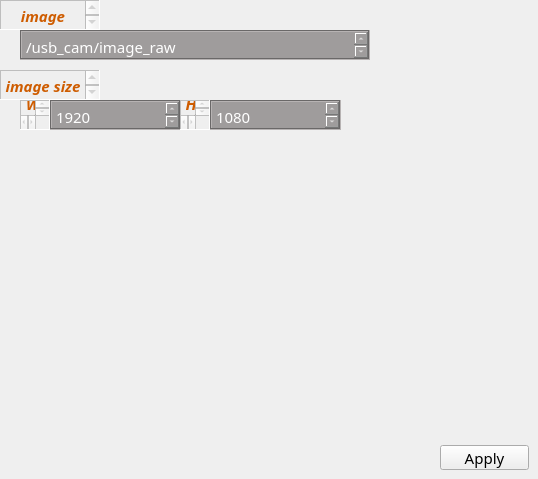
    <widget class="QWidget" name="tabOption">
     <attribute name="title">
      <string>Option</string>
     </attribute>
     <widget class="QTextEdit" name="btyImageTopic">
      <property name="enabled">
       <bool>false</bool>
      </property>
      <property name="geometry">
       <rect>
        <x>0</x>
        <y>0</y>
        <width>100</width>
        <height>30</height>
       </rect>
      </property>
      <property name="font">
       <font>
        <family>Ubuntu Condensed</family>
        <pointsize>11</pointsize>
        <weight>50</weight>
        <italic>false</italic>
        <bold>false</bold>
       </font>
      </property>
      <property name="frameShape">
       <enum>QFrame::Panel</enum>
      </property>
      <property name="html">
       <string>&lt;!DOCTYPE HTML PUBLIC &quot;-//W3C//DTD HTML 4.0//EN&quot; &quot;http://www.w3.org/TR/REC-html40/strict.dtd&quot;&gt;
&lt;html&gt;&lt;head&gt;&lt;meta name=&quot;qrichtext&quot; content=&quot;1&quot; /&gt;&lt;style type=&quot;text/css&quot;&gt;
p, li { white-space: pre-wrap; }
&lt;/style&gt;&lt;/head&gt;&lt;body style=&quot; font-family:'Ubuntu Condensed'; font-size:11pt; font-weight:400; font-style:normal;&quot;&gt;
&lt;p align=&quot;center&quot; style=&quot; margin-top:0px; margin-bottom:0px; margin-left:0px; margin-right:0px; -qt-block-indent:0; text-indent:0px;&quot;&gt;&lt;span style=&quot; font-family:'Ubuntu'; font-weight:600; font-style:italic; color:#ce5c00;&quot;&gt;image topic&lt;/span&gt;&lt;/p&gt;&lt;/body&gt;&lt;/html&gt;</string>
      </property>
     </widget>
     <widget class="QTextEdit" name="iptImageTopic">
      <property name="geometry">
       <rect>
        <x>20</x>
        <y>30</y>
        <width>350</width>
        <height>30</height>
       </rect>
      </property>
      <property name="font">
       <font>
        <family>Ubuntu Condensed</family>
        <pointsize>11</pointsize>
        <weight>50</weight>
        <italic>false</italic>
        <bold>false</bold>
       </font>
      </property>
      <property name="styleSheet">
       <string notr="true">background-color: rgb(159,  156, 156);
font: 11pt;
color: white;</string>
      </property>
      <property name="frameShape">
       <enum>QFrame::Box</enum>
      </property>
      <property name="frameShadow">
       <enum>QFrame::Sunken</enum>
      </property>
      <property name="html">
       <string>&lt;!DOCTYPE HTML PUBLIC &quot;-//W3C//DTD HTML 4.0//EN&quot; &quot;http://www.w3.org/TR/REC-html40/strict.dtd&quot;&gt;
&lt;html&gt;&lt;head&gt;&lt;meta name=&quot;qrichtext&quot; content=&quot;1&quot; /&gt;&lt;style type=&quot;text/css&quot;&gt;
p, li { white-space: pre-wrap; }
&lt;/style&gt;&lt;/head&gt;&lt;body style=&quot; font-family:'Ubuntu Condensed'; font-size:11pt; font-weight:400; font-style:normal;&quot;&gt;
&lt;p style=&quot; margin-top:0px; margin-bottom:0px; margin-left:0px; margin-right:0px; -qt-block-indent:0; text-indent:0px;&quot;&gt;&lt;span style=&quot; font-family:'Ubuntu';&quot;&gt;/usb_cam/image_raw&lt;/span&gt;&lt;/p&gt;&lt;/body&gt;&lt;/html&gt;</string>
      </property>
     </widget>
     <widget class="QTextEdit" name="btyImgaeSize">
      <property name="enabled">
       <bool>false</bool>
      </property>
      <property name="geometry">
       <rect>
        <x>0</x>
        <y>70</y>
        <width>100</width>
        <height>30</height>
       </rect>
      </property>
      <property name="font">
       <font>
        <family>Ubuntu Condensed</family>
        <pointsize>11</pointsize>
        <weight>50</weight>
        <italic>false</italic>
        <bold>false</bold>
       </font>
      </property>
      <property name="frameShape">
       <enum>QFrame::Panel</enum>
      </property>
      <property name="html">
       <string>&lt;!DOCTYPE HTML PUBLIC &quot;-//W3C//DTD HTML 4.0//EN&quot; &quot;http://www.w3.org/TR/REC-html40/strict.dtd&quot;&gt;
&lt;html&gt;&lt;head&gt;&lt;meta name=&quot;qrichtext&quot; content=&quot;1&quot; /&gt;&lt;style type=&quot;text/css&quot;&gt;
p, li { white-space: pre-wrap; }
&lt;/style&gt;&lt;/head&gt;&lt;body style=&quot; font-family:'Ubuntu Condensed'; font-size:11pt; font-weight:400; font-style:normal;&quot;&gt;
&lt;p align=&quot;center&quot; style=&quot; margin-top:0px; margin-bottom:0px; margin-left:0px; margin-right:0px; -qt-block-indent:0; text-indent:0px;&quot;&gt;&lt;span style=&quot; font-family:'Ubuntu'; font-weight:600; font-style:italic; color:#ce5c00;&quot;&gt;image size&lt;/span&gt;&lt;/p&gt;&lt;/body&gt;&lt;/html&gt;</string>
      </property>
     </widget>
     <widget class="QTextEdit" name="iptImageTopic_2">
      <property name="geometry">
       <rect>
        <x>50</x>
        <y>100</y>
        <width>131</width>
        <height>30</height>
       </rect>
      </property>
      <property name="font">
       <font>
        <family>Ubuntu Condensed</family>
        <pointsize>11</pointsize>
        <weight>50</weight>
        <italic>false</italic>
        <bold>false</bold>
       </font>
      </property>
      <property name="styleSheet">
       <string notr="true">background-color: rgb(159,  156, 156);
font: 11pt;
color: white;</string>
      </property>
      <property name="frameShape">
       <enum>QFrame::Box</enum>
      </property>
      <property name="frameShadow">
       <enum>QFrame::Sunken</enum>
      </property>
      <property name="html">
       <string>&lt;!DOCTYPE HTML PUBLIC &quot;-//W3C//DTD HTML 4.0//EN&quot; &quot;http://www.w3.org/TR/REC-html40/strict.dtd&quot;&gt;
&lt;html&gt;&lt;head&gt;&lt;meta name=&quot;qrichtext&quot; content=&quot;1&quot; /&gt;&lt;style type=&quot;text/css&quot;&gt;
p, li { white-space: pre-wrap; }
&lt;/style&gt;&lt;/head&gt;&lt;body style=&quot; font-family:'Ubuntu Condensed'; font-size:11pt; font-weight:400; font-style:normal;&quot;&gt;
&lt;p style=&quot; margin-top:0px; margin-bottom:0px; margin-left:0px; margin-right:0px; -qt-block-indent:0; text-indent:0px;&quot;&gt;&lt;span style=&quot; font-family:'Ubuntu';&quot;&gt;1920&lt;/span&gt;&lt;/p&gt;&lt;/body&gt;&lt;/html&gt;</string>
      </property>
     </widget>
     <widget class="QTextEdit" name="iptImageTopic_3">
      <property name="geometry">
       <rect>
        <x>210</x>
        <y>100</y>
        <width>131</width>
        <height>30</height>
       </rect>
      </property>
      <property name="font">
       <font>
        <family>Ubuntu Condensed</family>
        <pointsize>11</pointsize>
        <weight>50</weight>
        <italic>false</italic>
        <bold>false</bold>
       </font>
      </property>
      <property name="styleSheet">
       <string notr="true">background-color: rgb(159,  156, 156);
font: 11pt;
color: white;</string>
      </property>
      <property name="frameShape">
       <enum>QFrame::Box</enum>
      </property>
      <property name="frameShadow">
       <enum>QFrame::Sunken</enum>
      </property>
      <property name="html">
       <string>&lt;!DOCTYPE HTML PUBLIC &quot;-//W3C//DTD HTML 4.0//EN&quot; &quot;http://www.w3.org/TR/REC-html40/strict.dtd&quot;&gt;
&lt;html&gt;&lt;head&gt;&lt;meta name=&quot;qrichtext&quot; content=&quot;1&quot; /&gt;&lt;style type=&quot;text/css&quot;&gt;
p, li { white-space: pre-wrap; }
&lt;/style&gt;&lt;/head&gt;&lt;body style=&quot; font-family:'Ubuntu Condensed'; font-size:11pt; font-weight:400; font-style:normal;&quot;&gt;
&lt;p style=&quot; margin-top:0px; margin-bottom:0px; margin-left:0px; margin-right:0px; -qt-block-indent:0; text-indent:0px;&quot;&gt;&lt;span style=&quot; font-family:'Ubuntu';&quot;&gt;1080&lt;/span&gt;&lt;/p&gt;&lt;/body&gt;&lt;/html&gt;</string>
      </property>
     </widget>
     <widget class="QTextEdit" name="btyImgaeSize_2">
      <property name="enabled">
       <bool>false</bool>
      </property>
      <property name="geometry">
       <rect>
        <x>20</x>
        <y>100</y>
        <width>30</width>
        <height>30</height>
       </rect>
      </property>
      <property name="font">
       <font>
        <family>Ubuntu Condensed</family>
        <pointsize>11</pointsize>
        <weight>50</weight>
        <italic>false</italic>
        <bold>false</bold>
       </font>
      </property>
      <property name="frameShape">
       <enum>QFrame::Panel</enum>
      </property>
      <property name="html">
       <string>&lt;!DOCTYPE HTML PUBLIC &quot;-//W3C//DTD HTML 4.0//EN&quot; &quot;http://www.w3.org/TR/REC-html40/strict.dtd&quot;&gt;
&lt;html&gt;&lt;head&gt;&lt;meta name=&quot;qrichtext&quot; content=&quot;1&quot; /&gt;&lt;style type=&quot;text/css&quot;&gt;
p, li { white-space: pre-wrap; }
&lt;/style&gt;&lt;/head&gt;&lt;body style=&quot; font-family:'Ubuntu Condensed'; font-size:11pt; font-weight:400; font-style:normal;&quot;&gt;
&lt;p align=&quot;center&quot; style=&quot; margin-top:0px; margin-bottom:0px; margin-left:0px; margin-right:0px; -qt-block-indent:0; text-indent:0px;&quot;&gt;&lt;span style=&quot; font-family:'Ubuntu'; font-weight:600; font-style:italic; color:#ce5c00;&quot;&gt;W&lt;/span&gt;&lt;/p&gt;&lt;/body&gt;&lt;/html&gt;</string>
      </property>
     </widget>
     <widget class="QTextEdit" name="btyImgaeSize_3">
      <property name="enabled">
       <bool>false</bool>
      </property>
      <property name="geometry">
       <rect>
        <x>180</x>
        <y>100</y>
        <width>30</width>
        <height>30</height>
       </rect>
      </property>
      <property name="font">
       <font>
        <family>Ubuntu Condensed</family>
        <pointsize>11</pointsize>
        <weight>50</weight>
        <italic>false</italic>
        <bold>false</bold>
       </font>
      </property>
      <property name="frameShape">
       <enum>QFrame::Panel</enum>
      </property>
      <property name="html">
       <string>&lt;!DOCTYPE HTML PUBLIC &quot;-//W3C//DTD HTML 4.0//EN&quot; &quot;http://www.w3.org/TR/REC-html40/strict.dtd&quot;&gt;
&lt;html&gt;&lt;head&gt;&lt;meta name=&quot;qrichtext&quot; content=&quot;1&quot; /&gt;&lt;style type=&quot;text/css&quot;&gt;
p, li { white-space: pre-wrap; }
&lt;/style&gt;&lt;/head&gt;&lt;body style=&quot; font-family:'Ubuntu Condensed'; font-size:11pt; font-weight:400; font-style:normal;&quot;&gt;
&lt;p align=&quot;center&quot; style=&quot; margin-top:0px; margin-bottom:0px; margin-left:0px; margin-right:0px; -qt-block-indent:0; text-indent:0px;&quot;&gt;&lt;span style=&quot; font-family:'Ubuntu'; font-size:12pt; font-weight:600; font-style:italic; color:#ce5c00;&quot;&gt;H&lt;/span&gt;&lt;/p&gt;&lt;/body&gt;&lt;/html&gt;</string>
      </property>
     </widget>
     <widget class="QPushButton" name="pushButton">
      <property name="geometry">
       <rect>
        <x>440</x>
        <y>445</y>
        <width>89</width>
        <height>25</height>
       </rect>
      </property>
      <property name="font">
       <font>
        <family>Ubuntu Condensed</family>
        <pointsize>11</pointsize>
        <weight>50</weight>
        <italic>false</italic>
        <bold>false</bold>
       </font>
      </property>
      <property name="text">
       <string>Apply</string>
      </property>
      <property name="flat">
       <bool>false</bool>
      </property>
     </widget>
    </widget>
